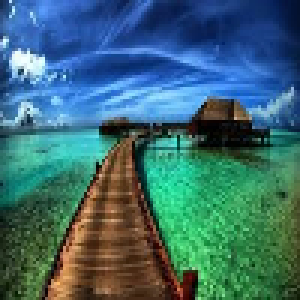
#> input picture Assignment_1/images/1.png, 100 x 100 px (shown 3 times larger)
$ jupyter execute Part_1_Image.ipynb
#> lines starting #> are read from the running program, lines starting #| are printed output that depends on the picture
## Importing Libraries

[cell 1]
import cv2
import numpy as np
from PIL import Image
import matplotlib.pyplot as plt

## Compress Class

[cell 2]
class SVDImageCompressor:

    def __init__(self, img_path, compressed_path, out_path):
        self.img_path = img_path
        self.compressed_path = compressed_path
        self.out_path = out_path

    def findK(self, percentClarity, arr):
        k = 0
        s = 0
        arrSum = sum(arr)
        for i in arr:
            s += i
            p = (s/arrSum)*100
            k+=1
            if p >= percentClarity:
                break
        return k

    def compress_channel(self, img_array, channel, percentage):
        specific_channel = img_array[:,:,channel]
        U, S, Vt = np.linalg.svd(specific_channel)
        k = self.findK(percentage, S)
        reconstructed_channel = U[:,:k] @ np.diag(S[:k]) @ Vt[:k,:]
        return reconstructed_channel

    def store_compressed_data(self, quality):
#> called with quality = 20
        img = Image.open(self.img_path)
#> img is the input picture: PIL image 100x100 RGBA; mean R, G, B, A 59.4, 106.6, 113.3, 255
        img_array = np.array(img)
        l, w, h = img_array.shape
#> l = 100; w = 100; h = 4
        newimg_array = np.zeros((l,w,h))
        for channel in range(h):
            newimg_array[:,:,channel] = self.compress_channel(img_array, channel, quality)
#> this loop made 4 passes
#> pass 1, in compress_channel, `specific_channel = img_array[:,:,channel]`:
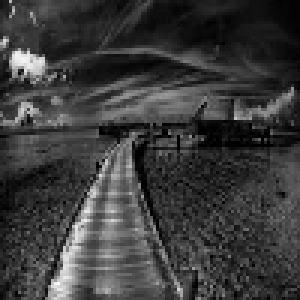
#> specific_channel: shape (100, 100) (shown 3 times larger); min 0, max 255, mean 59.4
#> pass 1, in compress_channel, `U, S, Vt = np.linalg.svd(specific_channel)`:
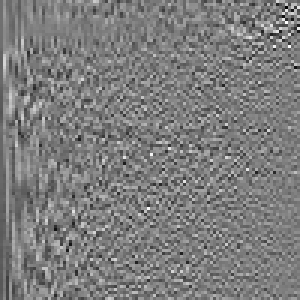
#> U: shape (100, 100) float64 (shown 3 times larger); min -0.456, max 0.467, mean -0.00125; drawn with min black and max white
#> pass 1, in compress_channel, `U, S, Vt = np.linalg.svd(specific_channel)`:
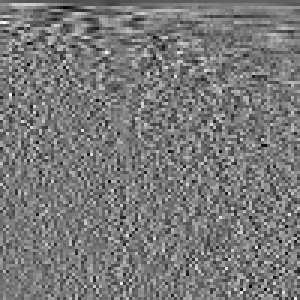
#> Vt: shape (100, 100) float64 (shown 3 times larger); min -0.369, max 0.406, mean -0.00101; drawn with min black and max white
#> pass 1, in compress_channel, `reconstructed_channel = U[:,:k] @ np.diag(S[:k]) @ Vt[:k,:]`:
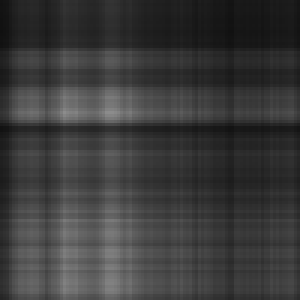
#> reconstructed_channel: shape (100, 100) float64 (shown 3 times larger); min 16.82, max 140.7, mean 59.3
#> after the loop:
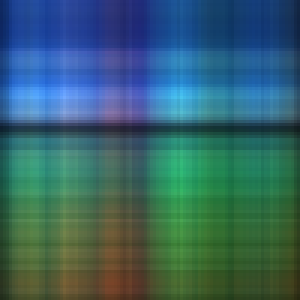
#> newimg_array: shape (100, 100, 4) float64 (shown 3 times larger); mean R, G, B, A 59.3, 106.4, 113.2, 255; transparent parts drawn white
        np.save(self.compressed_path, newimg_array)
        return newimg_array

    def reconstruct_compressed_image(self):
        compressed_image = np.load(self.compressed_path)
        img = Image.fromarray(compressed_image.astype('uint8'))
        img.save(self.out_path)
        return img
